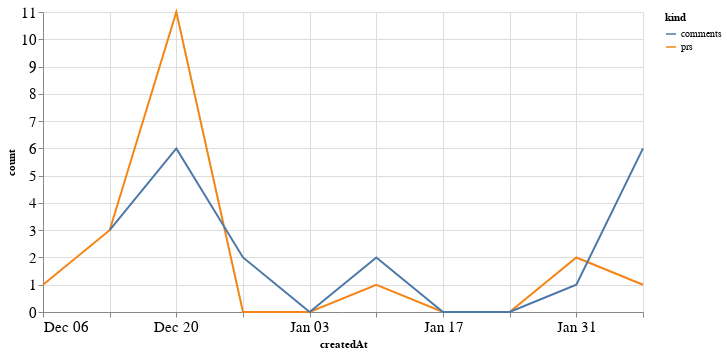

The code cell stored with this chart in its notebook:
### Code cell
alt.Chart(total_time, width=600).mark_line().encode(
    x='createdAt',
    y='count',
    color='kind'
)

### Figure 1 — Vega-Lite specification as saved in the notebook (floating-point values rounded to 4 significant figures)
{"config": {"axisLeft": {"labelFontSize": 15}, "axisBottom": {"labelFontSize": 15}}, "data": {"name": "data-e8a461459cb28376950a6fc7691da945"}, "mark": "line", "encoding": {"color": {"type": "nominal", "field": "kind"}, "x": {"type": "temporal", "field": "createdAt"}, "y": {"type": "quantitative", "field": "count"}}, "width": 600, "$schema": "https://vega.github.io/schema/vega-lite/v4.8.1.json", "datasets": {"data-e8a461459cb28376950a6fc7691da945": [{"createdAt": "2020-12-06T00:00:00", "kind": "prs", "count": 1.0}, {"createdAt": "2020-12-13T00:00:00", "kind": "prs", "count": 3.0}, {"createdAt": "2020-12-20T00:00:00", "kind": "prs", "count": 11.0}, {"createdAt": "2020-12-27T00:00:00", "kind": "prs", "count": 0.0}, {"createdAt": "2021-01-03T00:00:00", "kind": "prs", "count": 0.0}, {"createdAt": "2021-01-10T00:00:00", "kind": "prs", "count": 1.0}, {"createdAt": "2021-01-17T00:00:00", "kind": "prs", "count": 0.0}, {"createdAt": "2021-01-24T00:00:00", "kind": "prs", "count": 0.0}, {"createdAt": "2021-01-31T00:00:00", "kind": "prs", "count": 2.0}, {"createdAt": "2021-02-07T00:00:00", "kind": "prs", "count": 1.0}, {"createdAt": "2020-12-06T00:00:00", "kind": "comments", "count": null}, {"createdAt": "2020-12-13T00:00:00", "kind": "comments", "count": 3.0}, {"createdAt": "2020-12-20T00:00:00", "kind": "comments", "count": 6.0}, {"createdAt": "2020-12-27T00:00:00", "kind": "comments", "count": 2.0}, {"createdAt": "2021-01-03T00:00:00", "kind": "comments", "count": 0.0}, {"createdAt": "2021-01-10T00:00:00", "kind": "comments", "count": 2.0}, {"createdAt": "2021-01-17T00:00:00", "kind": "comments", "count": 0.0}, {"createdAt": "2021-01-24T00:00:00", "kind": "comments", "count": 0.0}, {"createdAt": "2021-01-31T00:00:00", "kind": "comments", "count": 1.0}, {"createdAt": "2021-02-07T00:00:00", "kind": "comments", "count": 6.0}]}}
